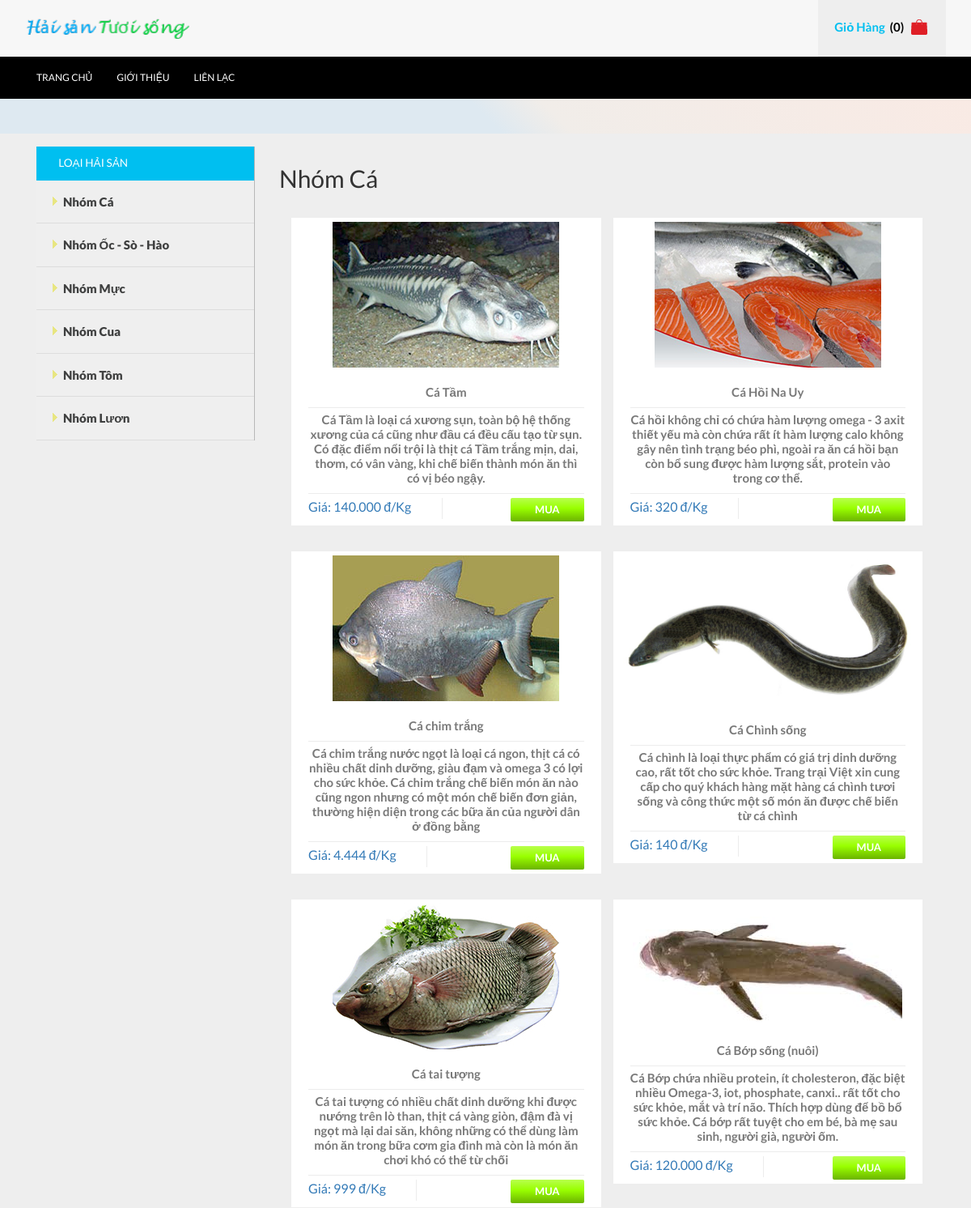
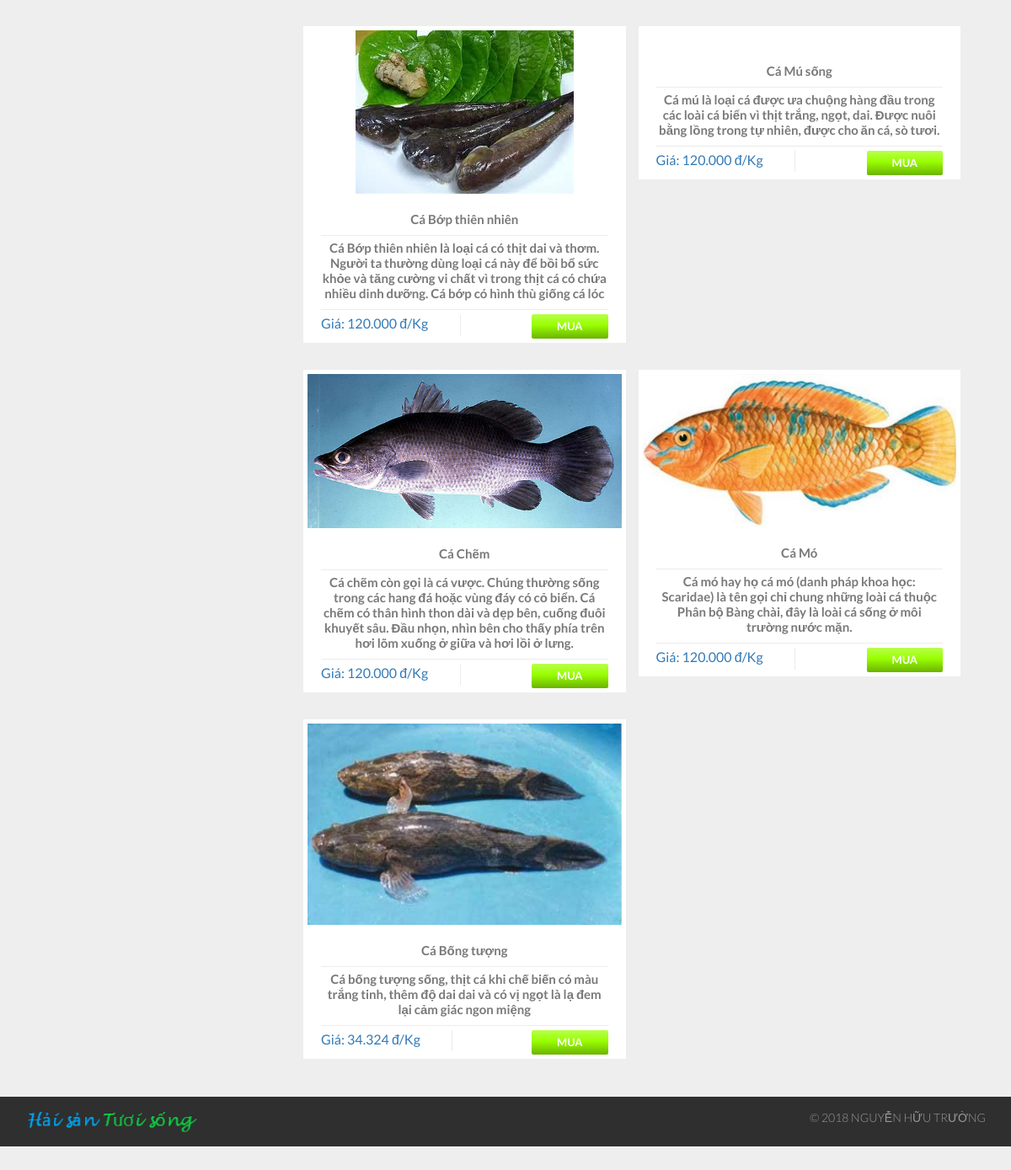
/index.php?c=2&id=17, run on the app's committed database (2 pictures, top to bottom).
### tables this page shows
CREATE TABLE `loaisanpham` (
  `MaLoaiSanPham` int(11) NOT NULL,
  `TenLoaiSanPham` varchar(45) NOT NULL,
  `BiXoa` tinyint(4) NOT NULL DEFAULT '0',
  `GioiThieu` varchar(255) DEFAULT NULL,
  `HinhURL` varchar(255) DEFAULT NULL
);

CREATE TABLE `sanpham` (
  `MaSanPham` int(11) NOT NULL,
  `TenSanPham` varchar(100) NOT NULL,
  `MaLoaiSanPham` int(11) NOT NULL,
  `Gia` int(11) NOT NULL,
  `SoLuongTon` int(11) DEFAULT NULL,
  `SoLuongBan` int(11) DEFAULT '0',
  `SoLuotXem` int(11) DEFAULT '0',
  `NgayNhap` datetime DEFAULT NULL,
  `BiXoa` tinyint(4) NOT NULL DEFAULT '0',
  `GioiThieu` varchar(255) DEFAULT NULL,
  `MoTa` longtext,
  `HinhURL` varchar(255) DEFAULT NULL,
  `HinhURL2` varchar(255) DEFAULT NULL
);

### libs/DataProvider.php (called while the page is built, shortened)
<?php
    class DataProvider {
        public static function ExecuteQuery($sql)
        {
            $connection = mysqli_connect('localhost','root','','nhtcsdlcuahang') or
                die ("Couldn't connect to database");
            mysqli_query($connection, "set names 'utf8'");
            $result = mysqli_query($connection, $sql);
            return $result;
        }
    }
?>

### pages/pTemplates/tProductShortInfo.php (the view)
<div class="col-md-6 top_grid1-box1">
    <div class="grid_1 text-center">
        <a href="index.php?c=3&id=<?= $MaSanPham; ?>">
            <div class="b-link-stroke b-animate-go  thickbox">
            <img src="images/sanpham/<?php echo $HinhURL; ?>" class="img-responsive" alt=""/> </div>
            <div class="grid_2">
            <p class="top_grid1-box1-pdName"><?php echo $TenSanPham; ?></p>
            <p><?php echo $GioiThieu; ?></p>
        </a>
        <ul class="grid_2-bottom">
            <a href="index.php?c=3&id=<?= $MaSanPham; ?>">
                <li class="grid_2-left">
                    Giá: <?php echo number_format($Gia,0,",","."); ?> đ/Kg</p>
                </li>
            </a>
            <li class="grid_2-right">
                <a href="index.php?c=105&id=<?= $MaSanPham; ?>">
                    <div class="btn btn-success btn-normal btn-inline " target="_self" title="Get It">Mua</div>
                </a>
            </li>
            <div class="clearfix"> </div>
        </ul>
        </div>
    </div>
</div>

### modules/mLeftSide.php
<div class="col-md-3 sidebar_box">
    <div class="sidebar">
        <div class="menu_box">
            <h3 class="menu_head">Loại Hải Sản</h3>
            <ul class="menu">
            <?php
                $sql = "SELECT MaLoaiSanPham, TenLoaiSanPham FROM loaisanpham WHERE BiXoa = 0";
                $result = DataProvider::ExecuteQuery($sql);
                while($row = mysqli_fetch_array($result)){
                    ?>
                        <li class="item">
                            <a href="index.php?c=2&id=<?php echo $row['MaLoaiSanPham']; ?>">
                                <img class="arrow-img" src="images/f_menu.png" alt=""/><?php echo $row["TenLoaiSanPham"]; ?>
                            </a>
                        </li>
                    <?php
                }
            ?>
            </ul>
        </div>
    </div>
</div>

### pages/pTypeProducts.php
<?php
    $id = 1;
    if(isset($_GET["id"])){
        $id = $_GET["id"];
    }
    $sql = "SELECT TenLoaiSanPham FROM LoaiSanPham WHERE MaLoaiSanPham = '".$id."'";
    $result = DataProvider::ExecuteQuery($sql);
    echo "<h2>". mysqli_fetch_array($result)[0] ."</h2>";
    $sql = "SELECT MaSanPham, TenSanPham, HinhURL, Gia, GioiThieu FROM SanPham WHERE BiXoa = 0 AND MaLoaiSanPham = '".$id."'";
    $result = DataProvider::ExecuteQuery($sql);
    $i=0;
    while($row = mysqli_fetch_array($result)){
        $i++;
        if($i===1) echo "<div class='top_grid2'>";
        $HinhURL = $row["HinhURL"];
        $TenSanPham = $row["TenSanPham"];
        $Gia = $row["Gia"];
        $MaSanPham = $row["MaSanPham"];
        $GioiThieu = $row["GioiThieu"];
        include("pages/pTemplates/tProductShortInfo.php");
        if($i===2){
            $i=0;
            echo "</div>";
            echo "<div class='clearfix'> </div>";
        }
    }
?>

### css/style.css (style rules this page uses)
h4, h5, h6, h1, h2, h3 { margin-top: 0; }
ul, ol { margin: 0; }
p { margin: 0; }
html, body { font-family: 'Lato', sans-serif; font-size: 100%; background:#fff; }
body a { transition: 0.5s all; -webkit-transition: 0.5s all; -o-transition: 0.5s all; -ms-transition: 0.5s all; -moz-transition: 0.5s all; }
h3.menu_head { background:#00BFF0; padding:1em 0 1em 2em; color: #fff; text-transform: uppercase; font-size: 0.85em; margin: 0; }
.sidebar_box { padding-right:0; border-right: 1px solid #B8B8B8; }
.menu { width: auto; height: auto; padding: 0; margin:0; list-style: none; background: #efefef; }
ul { padding: 0; list-style: none; }
.menu > li > a { width: 100%; line-height: 3.5em; text-indent: 1.2em; display: block; position: relative; color: #3e3f3f; font-size:15px; text-decoration:none; border-bottom: 1px solid #ddd; font-weight:800; }
.menu > li > a img { vertical-align: baseline; margin-right: 5px; }
.b-link-stroke { position:relative; display:inline-block; vertical-align:top; font-weight: 300; overflow:hidden; margin-bottom: 5px; }
.b-animate-go { text-decoration:none; }
.grid_1 { background:#fff; border:5px solid #fff; }
.grid_2 { padding:1em 1em 0; }
.grid_2 p { font: 600 15px/15px 'Lato', sans-serif; color: #797979; line-height: 1.2em; border-bottom: 1px solid #ECECEC; padding-bottom: 10px; margin-bottom: 5px; }
ul.grid_2-bottom { padding:0; margin:0; list-style:none; }
ul.grid_2-bottom li.grid_2-left { float: left; border-right: 1px solid #ECECEC; padding-right: 11%; }
ul.grid_2-bottom li.grid_2-right { float:right; }
.btn.btn-success { font:700 13px/13px 'Lato', sans-serif; font-style: normal; text-shadow: none; text-transform:uppercase; color: #FFF; padding:8px 30px; position: relative; letter-spacing: 0; background: transparent; border-radius: 0; box-shadow: none; border: none; outline: none; border-radius: 0; z-index: 1; overflow: hidden; -webkit-transition: all 0.4s ease; -moz-transition: all 0.4s ease; -o-transition: all 0.4s ease; transition: all 0.4s ease; border-radius:2px; }
.btn { display: inline-block; padding: 4px 12px; margin-bottom: 0; font-size: 14px; text-align: center; vertical-align: middle; cursor: pointer; color: #333; text-shadow:1px 1px 0px #cccccc; border: 1px solid #ccc; border-bottom-color: #b3b3b3; }
.btn-success { color: #fff; }
.btn.btn-success:before { content: ""; position: absolute; width: 0; height: 100%; bottom: 0; right: 0; top: 0; z-index: -1; border-radius: 0; background: #6bb300; background: -moz-linear-gradient(top, #6bb300 0%, #99ff00 56%, #b8ff4d 100%); background: -webkit-gradient(linear, left top, left bottom, color-stop(0%,#6bb300), color-stop(56%,#99ff00), color-stop(100%,#b8ff4d)); background: -webkit-linear-gradient(top, #6bb300 0%, #99ff00 56%, #b8ff4d 100%); background: -o-linear-gradient(top, #6bb300 0%, #99ff00 56%, #b8ff4d 100%); background: -ms-linear-gradient(top, #6bb300 0%, #99ff00 56%, #b8ff4d 100%); background: linear-gradient(to bottom, #6bb300 0%, #99ff00 56%, #b8ff4d 100%); filter: progid:DXImageTransform.Microsoft.gradient( startColorstr='#b0191e', endColorstr='#e2393e',GradientType=0 ); -webkit-transition: all 0.4s ease; -moz-transition: all 0.4s ease; -o-transition: all 0.4s ease; transition: all 0.4s ease; }
.btn.btn-success:after { content: ""; position: absolute; width: 100%; height: 100%; bottom: 0; left: 0; border-radius: 0; background: #b8ff4d; background: -moz-linear-gradient(top, #b8ff4d 0%, #99ff00 44%, #6bb300 100%); background: -webkit-gradient(linear, left top, left bottom, color-stop(0%,#b8ff4d), color-stop(44%,#99ff00), color-stop(100%,#6bb300)); background: -webkit-linear-gradient(top, #b8ff4d 0%, #99ff00 44%, #6bb300 100%); background: -o-linear-gradient(top, #b8ff4d 0%, #99ff00 44%, #6bb300 100%); background: -ms-linear-gradient(top, #b8ff4d 0%, #99ff00 44%, #6bb300 100%); background: linear-gradient(to bottom, #b8ff4d 0%, #99ff00 44%, #6bb300 100%); filter: progid:DXImageTransform.Microsoft.gradient( startColorstr='#e2393e', endColorstr='#b0191e',GradientType=0 ); z-index: -2; -webkit-transition: all 0.4s ease; -moz-transition: all 0.4s ease; -o-transition: all 0.4s ease; transition: all 0.4s ease; }
.top_grid1-box1 { padding-right:0; }
.top_grid2 { margin-top:2em; }

### data on the page
loaisanpham: TenLoaiSanPham "Nhóm Cá"
loaisanpham: TenLoaiSanPham "Nhóm Ốc - Sò - Hào"
loaisanpham: TenLoaiSanPham "Nhóm Mực"
loaisanpham: TenLoaiSanPham "Nhóm Cua"
loaisanpham: TenLoaiSanPham "Nhóm Tôm"
loaisanpham: TenLoaiSanPham "Nhóm Lươn"
sanpham: HinhURL (picture), TenSanPham "Cá Tầm", GioiThieu "Cá Tầm là loại cá xương sụn, toàn bộ hệ thống xương của cá cũng như đầu cá đều cấu tạo từ sụn. Có đặc điểm nổi trội là thịt cá Tầm trắng mịn, dai, thơm, có vân vàng, khi chế biến thành món ăn thì có vị béo ngậy.", Gia "140.000"
sanpham: HinhURL (picture), TenSanPham "Cá Hồi Na Uy", GioiThieu "Cá hồi không chỉ có chứa hàm lượng omega - 3 axit thiết yếu mà còn chứa rất ít hàm lượng calo không gây nên tình trạng béo phì, ngoài ra ăn cá hồi bạn còn bổ sung được hàm lượng sắt, protein vào trong cơ thể.", Gia "320"
sanpham: HinhURL (picture), TenSanPham "Cá chim trắng", GioiThieu "Cá chim trắng nước ngọt là loại cá ngon, thịt cá có nhiều chất dinh dưỡng, giàu đạm và omega 3 có lợi cho sức khỏe. Cá chim trắng chế biến món ăn nào cũng ngon nhưng có một món chế biến đơn giản, thường hiện diện trong các bữa ăn của người dân ở đồng bằng", Gia "4.444"
sanpham: HinhURL (picture), TenSanPham "Cá Chình sống", GioiThieu "Cá chình là loại thực phẩm có giá trị dinh dưỡng cao, rất tốt cho sức khỏe. Trang trại Việt xin cung cấp cho quý khách hàng mặt hàng cá chình tươi sống và công thức một số món ăn được chế biến từ cá chình", Gia "140"
sanpham: HinhURL (picture), TenSanPham "Cá tai tượng", GioiThieu "Cá tai tượng có nhiều chất dinh dưỡng khi được nướng trên lò than, thịt cá vàng giòn, đậm đà vị ngọt mà lại dai săn, không những có thể dùng làm món ăn trong bữa cơm gia đình mà còn là món ăn chơi khó có thể từ chối", Gia "999"
sanpham: HinhURL (picture), TenSanPham "Cá Bớp sống (nuôi)", GioiThieu "Cá Bớp chứa nhiều protein, ít cholesteron, đặc biệt nhiều Omega-3, iot, phosphate, canxi.. rất tốt cho sức khỏe, mắt và trí não. Thích hợp dùng để bồ bổ sức khỏe. Cá bớp rất tuyệt cho em bé, bà mẹ sau sinh, người già, người ốm.", Gia "120.000"
sanpham: HinhURL (picture), TenSanPham "Cá Bớp thiên nhiên", GioiThieu "Cá Bớp thiên nhiên là loại cá có thịt dai và thơm. Người ta thường dùng loại cá này để bồi bổ sức khỏe và tăng cường vi chất vì trong thịt cá có chứa nhiều dinh dưỡng. Cá bớp có hình thù giống cá lóc", Gia "120.000"
sanpham: TenSanPham "Cá Mú sống", GioiThieu "Cá mú là loại cá được ưa chuộng hàng đầu trong các loài cá biển vì thịt trắng, ngọt, dai. Được nuôi bằng lồng trong tự nhiên, được cho ăn cá, sò tươi.", Gia "120.000"
sanpham: HinhURL (picture), TenSanPham "Cá Chẽm", GioiThieu "Cá chẽm còn gọi là cá vược. Chúng thường sống trong các hang đá hoặc vùng đáy có cỏ biển. Cá chẽm có thân hình thon dài và dẹp bên, cuống đuôi khuyết sâu. Đầu nhọn, nhìn bên cho thấy phía trên hơi lõm xuống ở giữa và hơi lồi ở lưng.", Gia "120.000"
sanpham: HinhURL (picture), TenSanPham "Cá Mó", GioiThieu "Cá mó hay họ cá mó (danh pháp khoa học: Scaridae) là tên gọi chỉ chung những loài cá thuộc Phân bộ Bàng chài, đây là loài cá sống ở môi trường nước mặn.", Gia "120.000"
sanpham: HinhURL (picture), TenSanPham "Cá Bống tượng", GioiThieu "Cá bống tượng sống, thịt cá khi chế biến có màu trắng tinh, thêm độ dai dai và có vị ngọt là lạ đem lại cảm giác ngon miệng", Gia "34.324"

### other printed values
count($gioHang->arrSanPham) "0"
